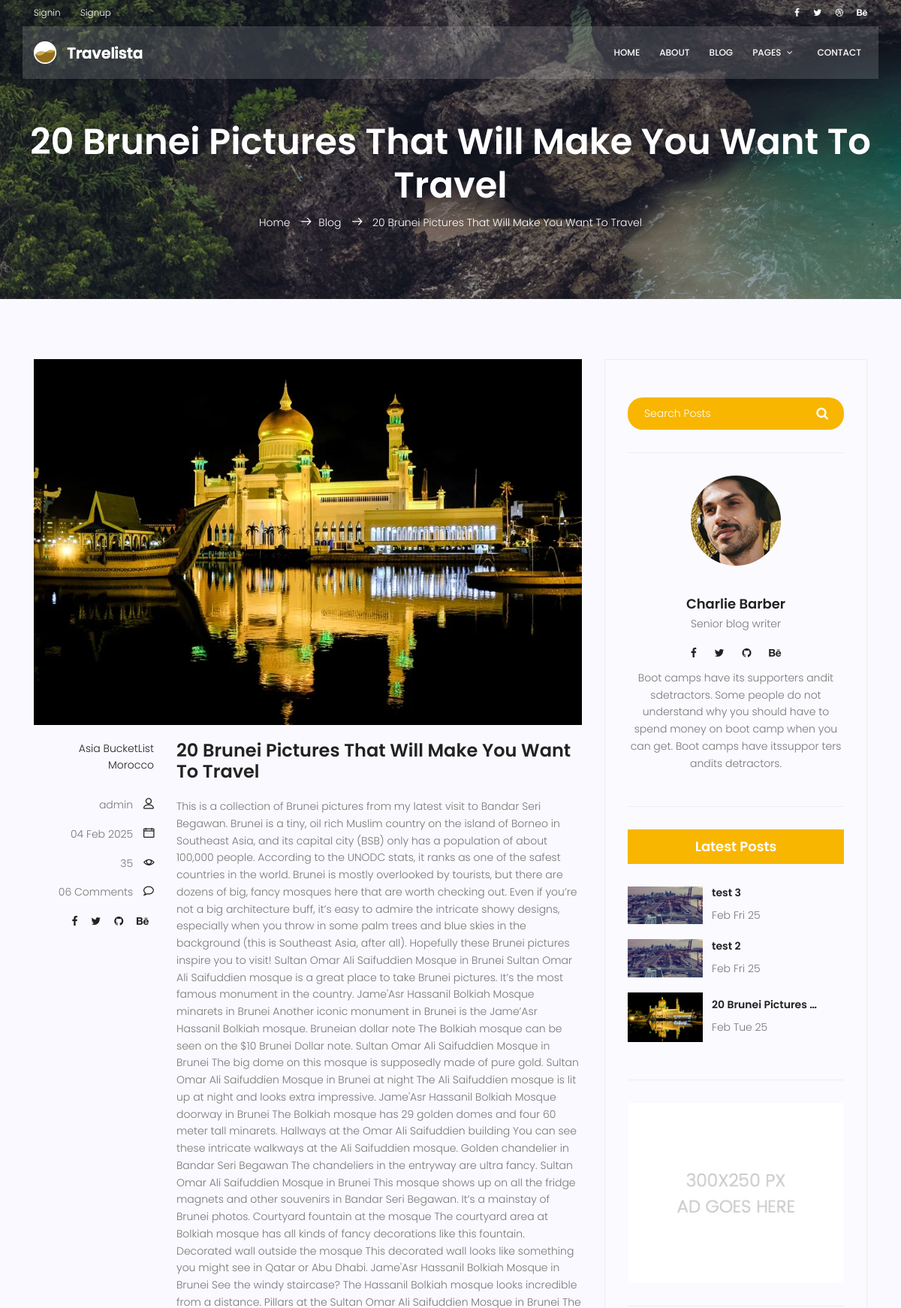
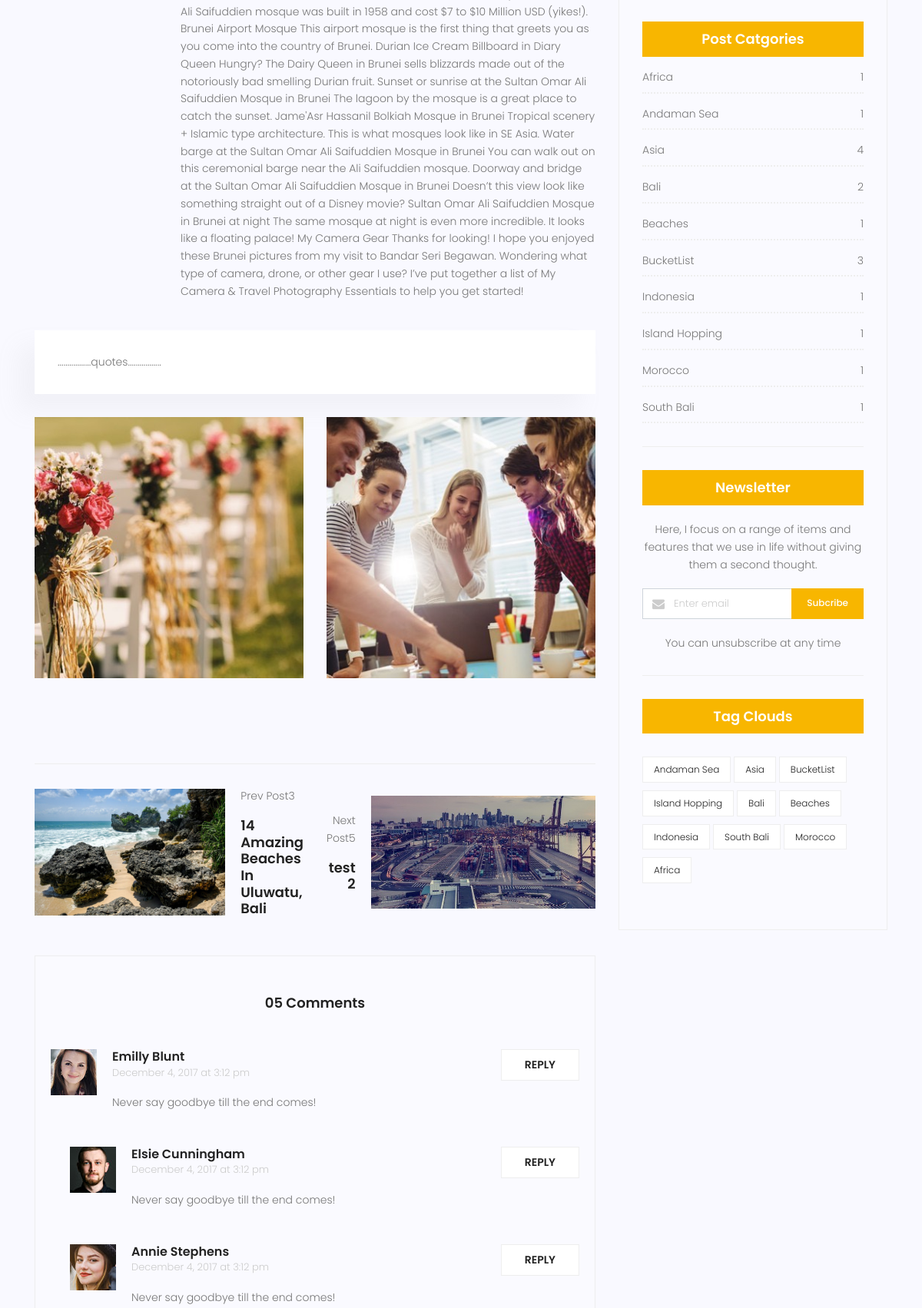
The app's page /blog/4/ (upper part) with its own data (2 pictures, top to bottom).
### app_blog/models.py (models this page shows, shortened)
class blog(models.Model):
    image = models.ImageField(upload_to='blog', default='blog/blog_default.jpg')
    author = models.ForeignKey(User, on_delete=models.SET_NULL, null=True)
    title = models.CharField(max_length=255)
    content = models.TextField()
    category = models.ManyToManyField(category)
    counted_views = models.IntegerField(default=0)
    status = models.BooleanField(default=False)
    published_date = models.DateTimeField(null=True)
    created_date = models.DateField(auto_now_add=True)
    updated_date = models.DateTimeField(auto_now=True)

class category(models.Model):
    name = models.CharField(max_length=150, null=False)
    def __str__(self):
        return self.name

### app_blog/views.py (the view)
# urls.py: path('blog/<int:blog_id>/', views.blog_detail, name='blog_detail'),
def blog_detail(request, blog_id):
    post = get_object_or_404(models.blog, pk=blog_id, status=True, published_date__lte = timezone.now())
    if post:
        post.counted_views += 1
        post.save()
        post_next = models.blog.objects.filter(status=True,pk__gt=post.pk, published_date__lte = timezone.now()).order_by('pk').first()
        post_prev = models.blog.objects.filter(status=True,pk__lt=post.pk, published_date__lte = timezone.now()).order_by('-pk').first()
        context = {
            'post': post,
            'post_next': post_next,
            'post_prev': post_prev,
            }
        return render(request, 'app_blog/blog-single.html', context)
    else:
        context = {'post': None}
        return HttpResponse('Blog not found', status=404, content=context)

### app_blog/templatetags/app_blog_tags.py (called while the page is built)
@register.inclusion_tag('app_blog/latest_post.html')
def latestpost():
    posts = blog.objects.filter(status=True, published_date__lte=timezone.now()).order_by('-pk')[:3]
    return {'posts': posts}

@register.inclusion_tag('app_blog/post_categories.html')
def postcategories():
    filters = Q(status=True, published_date__lte = timezone.now())
    categories = blog.objects.values('category__name').filter(filters).annotate(count=Count('id'))
    return {'cats': categories}

@register.inclusion_tag('app_blog/post_categories_list1.html')
def post_categories_list():
    filters = Q(status=True, published_date__lte = timezone.now())
    categorise = blog.objects.values('category__name').filter(filters).distinct()
    return {'cats': categorise}

### app_blog/templates/app_blog/blog-single.html (shortened to what this page needs)
{% extends 'app_blog/base.html' %}
{% load static %}
{% load app_blog_tags %}
{% block content %}
			<section class="relative about-banner">
				<div class="overlay overlay-bg"></div>
				<div class="container">
					<div class="row d-flex align-items-center justify-content-center">
						<div class="about-content col-lg-12">
							<h1 class="text-white">
								{{post.title}}
							</h1>
							<p class="text-white link-nav"><a href="{% url 'app_blog:home' %}">Home </a>  <span class="lnr lnr-arrow-right"></span><a href="{% url 'app_blog:blog_home' %}">Blog </a> <span class="lnr lnr-arrow-right"></span> <a href="{% url 'app_blog:blog_detail' post.id  %}">{{ post.title }}</a></p>
						</div>
					</div>
				</div>
			</section>
			<section class="post-content-area single-post-area">
				<div class="container">
					<div class="row">
						<div class="col-lg-8 posts-list">
							<div class="single-post row">
								<div class="col-lg-12">
									<div class="feature-img">
										<img class="img-fluid" src="{{ post.image.url }}" alt="">
									</div>
								</div>
								<div class="col-lg-3  col-md-3 meta-details">
									<ul class="tags">
										{% for tag in post.category.all %}
											<li><a href="{% url 'app_blog:blog_home' cat=tag %}">{{tag}}</a></li>
										{% endfor %}
									</ul>
									<div class="user-details row">
										<p class="user-name col-lg-12 col-md-12 col-6"><a href="{% url 'app_blog:blog_home' user=post.author %}">{{post.author}}</a> <span class="lnr lnr-user"></span></p>
										<p class="date col-lg-12 col-md-12 col-6"><a href="#">{{post.published_date|date:"d M Y"}}</a> <span class="lnr lnr-calendar-full"></span></p>
										<p class="view col-lg-12 col-md-12 col-6"><a href="#">{{post.counted_views}}</a> <span class="lnr lnr-eye"></span></p>
										<p class="comments col-lg-12 col-md-12 col-6"><a href="#">06 Comments</a> <span class="lnr lnr-bubble"></span></p>
										<ul class="social-links col-lg-12 col-md-12 col-6">
											<li><a href="#"><i class="fa fa-facebook"></i></a></li>
											<li><a href="#"><i class="fa fa-twitter"></i></a></li>
											<li><a href="#"><i class="fa fa-github"></i></a></li>
											<li><a href="#"><i class="fa fa-behance"></i></a></li>
										</ul>
									</div>
								</div>
								<div class="col-lg-9 col-md-9">
									<h3 class="mt-20 mb-20">{{post.title}}</h3>
									<p class="excert">
										{{post.content}}
									</p>
								</div>
								<div class="col-lg-12">
									<div class="quotes">
										.................quotes.................
									</div>
									<div class="row mt-30 mb-30">
										<div class="col-6">
											<img class="img-fluid" src="{% static 'app_blog/img/blog/post-img1.jpg' %}" alt="">
										</div>
										<div class="col-6">
											<img class="img-fluid" src="{% static 'app_blog/img/blog/post-img2.jpg' %}" alt="">
										</div>
										<div class="col-lg-12 mt-30">
										</div>
									</div>
								</div>
							</div>
							<div class="navigation-area">
								<div class="row">
									{% if post_prev %}
									<div class="col-lg-6 col-md-6 col-12 nav-left flex-row d-flex justify-content-start align-items-center">
										<div class="thumb">
											<a href="#"><img class="img-fluid" src="{{post_prev.image.url}}" alt=""></a>
										</div>
										<div class="arrow">
											<a href="#"></a>
										</div>
										<div class="detials">
											<p>Prev Post{{post_prev.id}}</p>
											<a href="{% url 'app_blog:blog_detail' post_prev.id %}"><h4>{{post_prev.title}}</h4></a>
										</div>
									</div>
									{% endif %}
									{% if post_next %}
									<div class="col-lg-6 col-md-6 col-12 nav-right flex-row d-flex justify-content-end align-items-center">
										<div class="detials">
											<p>Next Post{{post_next.id}}</p>
											<a href="{% url 'app_blog:blog_detail' post_next.id %}"><h4>{{post_next.title}}</h4></a>
										</div>
										<div class="arrow">
											<a href="#"></a>
										</div>
										<div class="thumb">
											<a href="#"><img class="img-fluid" src="{{post_next.image.url}}" alt=""></a>
										</div>
									</div>
									{% endif %}
								</div>
							</div>
							<div class="comments-area">
								<h4>05 Comments</h4>
								<div class="comment-list">
                                    <div class="single-comment justify-content-between d-flex">
                                        <div class="user justify-content-between d-flex">
                                            <div class="thumb">
                                                <img src="{% static 'app_blog/img/blog/c1.jpg' %}" alt="">
                                            </div>
                                            <div class="desc">
                                                <h5><a href="#">Emilly Blunt</a></h5>
                                                <p class="date">December 4, 2017 at 3:12 pm </p>
                                                <p class="comment">
                                                    Never say goodbye till the end comes!
                                                </p>
                                            </div>
                                        </div>
                                        <div class="reply-btn">
                                               <a href="" class="btn-reply text-uppercase">reply</a>
                                        </div>
                                    </div>
                                </div>
								<div class="comment-list left-padding">
                                    <div class="single-comment justify-content-between d-flex">
                                        <div class="user justify-content-between d-flex">
                                            <div class="thumb">
                                                <img src="{% static 'app_blog/img/blog/c2.jpg' %}" alt="">
                                            </div>
                                            <div class="desc">
                                                <h5><a href="#">Elsie Cunningham</a></h5>
                                                <p class="date">December 4, 2017 at 3:12 pm </p>
                                                <p class="comment">
                                                    Never say goodbye till the end comes!
                                                </p>
                                            </div>
                                        </div>
                                        <div class="reply-btn">
                                               <a href="" class="btn-reply text-uppercase">reply</a>
                                        </div>
                                    </div>
                                </div>
								<div class="comment-list left-padding">
                                    <div class="single-comment justify-content-between d-flex">
                                        <div class="user justify-content-between d-flex">
                                            <div class="thumb">
                                                <img src="{% static 'app_blog/img/blog/c3.jpg' %}" alt="">
                                            </div>
                                            <div class="desc">
                                                <h5><a href="#">Annie Stephens</a></h5>
                                                <p class="date">December 4, 2017 at 3:12 pm </p>
                                                <p class="comment">
                                                    Never say goodbye till the end comes!
                                                </p>
                                            </div>
                                        </div>
                                        <div class="reply-btn">
                                               <a href="" class="btn-reply text-uppercase">reply</a>
                                        </div>
                                    </div>
                                </div>
							</div>
						</div>
						<div class="col-lg-4 sidebar-widgets">
							<div class="widget-wrap">
								<div class="single-sidebar-widget search-widget">
									<form class="search-form" action="#">
			                            <input placeholder="Search Posts" name="search" type="text" onfocus="this.placeholder = ''" onblur="this.placeholder = 'Search Posts'" >
			                            <button type="submit"><i class="fa fa-search"></i></button>
			                        </form>
								</div>
								{% include 'app_blog/user-info.html' %}
								{% latestpost %}
								<div class="single-sidebar-widget ads-widget">
									<a href="#"><img class="img-fluid" src="{% static 'app_blog/img/blog/ads-banner.jpg' %}" alt=""></a>
								</div>
								{% postcategories %}
								<div class="single-sidebar-widget newsletter-widget">
									<h4 class="newsletter-title">Newsletter</h4>
									<p>
										Here, I focus on a range of items and features that we use in life without
										giving them a second thought.
									</p>
									<div class="form-group d-flex flex-row">
									   <div class="col-autos">
									      <div class="input-group">
									        <div class="input-group-prepend">
									          <div class="input-group-text"><i class="fa fa-envelope" aria-hidden="true"></i>
											</div>
									        </div>
									        <input type="text" class="form-control" id="inlineFormInputGroup" placeholder="Enter email" onfocus="this.placeholder = ''" onblur="this.placeholder = 'Enter email'" >
									      </div>
									    </div>
									    <a href="#" class="bbtns">Subcribe</a>
									</div>
									<p class="text-bottom">
										You can unsubscribe at any time
									</p>
								</div>
								{% post_categories_list %}
							</div>
						</div>
					</div>
				</div>
			</section>
{% endblock %}

### app_blog/templates/app_blog/latest_post.html
<div class="single-sidebar-widget popular-post-widget">
    <h4 class="popular-title">Latest Posts</h4>
        <div class="popular-post-list">
        {% for post in posts %}
        <div class="single-post-list d-flex flex-row align-items-center">
            <div class="thumb">
                <img class="img-fluid" src="{{post.image.url}}" alt="" style="max-width: 100px;">
            </div>
            <div class="details">
                <a href="{% url 'app_blog:blog_detail' post.id %}"><h6>{{post.title|truncatewords:3}}</h6></a>
                <p>{{post.published_date|date:"M D y"}}</p>
            </div>
        </div>
        {% endfor %}
    </div>
</div>

### records on screen
blog: title "20 Brunei Pictures That Will Make You Want To Travel", image (picture), author "admin", published_date "04 Feb 2025", counted_views "35", content "This is a collection of Brunei pictures from my latest visit to Bandar Seri Begawan. Brunei is a tiny, oil rich Muslim country on the island of Borneo in Southeast Asia, and its capital city (BSB) only has a population of about 100,000 people. According to the UNODC stats, it ranks as one of the safest countries in the world. Brunei is mostly overlooked by tourists, but there are dozens of big, fancy mosques here that are worth checking out. Even if you’re not a big architecture buff, it’s easy to admire the intricate showy designs, especially when you throw in some palm trees and blue skies in the background (this is Southeast Asia, after all). Hopefully these Brunei pictures inspire you…", title "20 Brunei Pictures …", published_date "Feb Tue 25"
category: name "Asia"
category: name "BucketList"
category: name "Morocco"
blog: image (picture), id "3", title "14 Amazing Beaches In Uluwatu, Bali"
blog: id "5", title "test 2", image (placeholder picture), published_date "Feb Fri 25"
blog: image (placeholder picture), title "test 3", published_date "Feb Fri 25"

### other values on screen
{{ cat.category__name }} "Africa" "Andaman Sea" "Asia" "Bali" "Beaches" "BucketList" "Indonesia" "Island Hopping" "Morocco" "South Bali"
{{ cat.count }} "1" "1" "4" "2" "1" "3" "1" "1" "1" "1"
{{ cat.category__name }} "Andaman Sea" "Asia" "BucketList" "Island Hopping" "Bali" "Beaches" "Indonesia" "South Bali" "Morocco" "Africa"
